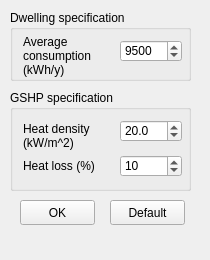
<?xml version="1.0" encoding="UTF-8"?>
<ui version="4.0">
 <class>DockWidget</class>
 <widget class="QDockWidget" name="DockWidget">
  <property name="geometry">
   <rect>
    <x>0</x>
    <y>0</y>
    <width>210</width>
    <height>260</height>
   </rect>
  </property>
  <property name="minimumSize">
   <size>
    <width>210</width>
    <height>260</height>
   </size>
  </property>
  <property name="maximumSize">
   <size>
    <width>210</width>
    <height>260</height>
   </size>
  </property>
  <property name="windowTitle">
   <string>Configure</string>
  </property>
  <widget class="QWidget" name="dockWidgetContents">
   <widget class="QGroupBox" name="groupBox">
    <property name="geometry">
     <rect>
      <x>10</x>
      <y>90</y>
      <width>181</width>
      <height>101</height>
     </rect>
    </property>
    <property name="title">
     <string>GSHP specification</string>
    </property>
    <widget class="QLabel" name="energy_label">
     <property name="geometry">
      <rect>
       <x>10</x>
       <y>30</y>
       <width>81</width>
       <height>31</height>
      </rect>
     </property>
     <property name="text">
      <string>Heat density (kW/m^2)</string>
     </property>
     <property name="wordWrap">
      <bool>true</bool>
     </property>
     <property name="indent">
      <number>3</number>
     </property>
    </widget>
    <widget class="QDoubleSpinBox" name="energy_spinBox">
     <property name="geometry">
      <rect>
       <x>110</x>
       <y>30</y>
       <width>62</width>
       <height>22</height>
      </rect>
     </property>
     <property name="decimals">
      <number>1</number>
     </property>
     <property name="minimum">
      <double>0.100000000000000</double>
     </property>
     <property name="maximum">
      <double>999999999.000000000000000</double>
     </property>
     <property name="singleStep">
      <double>0.100000000000000</double>
     </property>
     <property name="value">
      <double>20.000000000000000</double>
     </property>
    </widget>
    <widget class="QLabel" name="heatLoss_label">
     <property name="geometry">
      <rect>
       <x>10</x>
       <y>65</y>
       <width>81</width>
       <height>21</height>
      </rect>
     </property>
     <property name="text">
      <string>Heat loss (%)</string>
     </property>
     <property name="wordWrap">
      <bool>true</bool>
     </property>
     <property name="indent">
      <number>3</number>
     </property>
    </widget>
    <widget class="QSpinBox" name="heatLoss_spinBox">
     <property name="geometry">
      <rect>
       <x>110</x>
       <y>65</y>
       <width>62</width>
       <height>22</height>
      </rect>
     </property>
     <property name="minimum">
      <number>1</number>
     </property>
     <property name="maximum">
      <number>99</number>
     </property>
     <property name="value">
      <number>10</number>
     </property>
    </widget>
   </widget>
   <widget class="QPushButton" name="ok_pushButton">
    <property name="geometry">
     <rect>
      <x>20</x>
      <y>200</y>
      <width>75</width>
      <height>25</height>
     </rect>
    </property>
    <property name="text">
     <string>OK</string>
    </property>
   </widget>
   <widget class="QPushButton" name="reset_pushButton">
    <property name="geometry">
     <rect>
      <x>110</x>
      <y>200</y>
      <width>75</width>
      <height>25</height>
     </rect>
    </property>
    <property name="text">
     <string>Default</string>
    </property>
   </widget>
   <widget class="QGroupBox" name="groupBox_2">
    <property name="geometry">
     <rect>
      <x>10</x>
      <y>10</y>
      <width>181</width>
      <height>71</height>
     </rect>
    </property>
    <property name="title">
     <string>Dwelling specification</string>
    </property>
    <widget class="QLabel" name="averageHouseConsumption_label">
     <property name="geometry">
      <rect>
       <x>10</x>
       <y>20</y>
       <width>81</width>
       <height>51</height>
      </rect>
     </property>
     <property name="text">
      <string>Average consumption (kWh/y)</string>
     </property>
     <property name="wordWrap">
      <bool>true</bool>
     </property>
     <property name="indent">
      <number>3</number>
     </property>
    </widget>
    <widget class="QSpinBox" name="houseConsumption_spinBox">
     <property name="geometry">
      <rect>
       <x>110</x>
       <y>30</y>
       <width>62</width>
       <height>22</height>
      </rect>
     </property>
     <property name="minimum">
      <number>1</number>
     </property>
     <property name="maximum">
      <number>999999</number>
     </property>
     <property name="value">
      <number>9500</number>
     </property>
    </widget>
   </widget>
  </widget>
 </widget>
 <resources/>
 <connections/>
</ui>
